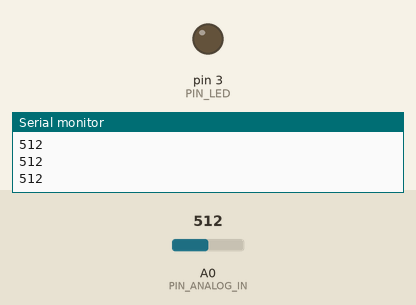
This sketch was run on a simulated Arduino Uno, built with avr-gcc and run on an emulated ATmega328P. Shown: output pins drawn as LEDs (lit = HIGH), the last lines printed to the serial monitor. Inputs (shaded band) come from the test bench; at power-on: A0 (PIN_ANALOG_IN) = 512.

Above: at 1.2 s.
1.3 s: A0 (PIN_ANALOG_IN) set to 212
2.8 s: A0 (PIN_ANALOG_IN) set to 189
At 3.8 s:
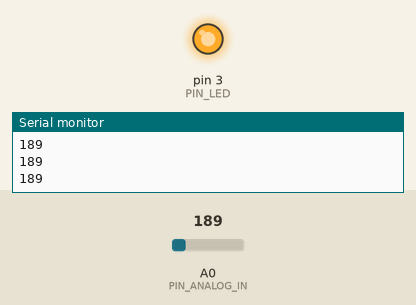
4.3 s: A0 (PIN_ANALOG_IN) set to 210
At 4.9 s:
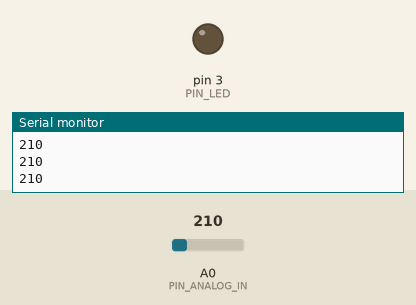
5.8 s: A0 (PIN_ANALOG_IN) set to 190
At 6.1 s:
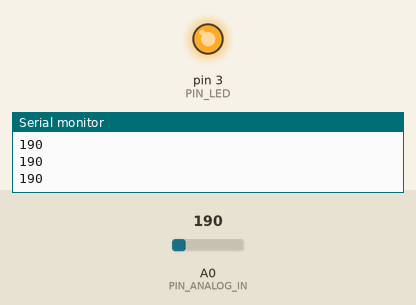
Timing chart, 0 to 8.3 s (numbered marks = the images above; inputs shaded):
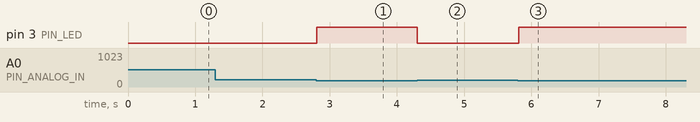

The sketch:

Night_Lamp.ino
```cpp
/*
 * 名称   : Night_Lamp
 * 功能   : 光敏传感器控制LED
 * 作者   : http://www.keyes-robot.com/
*/
int item = 0;  //设置item为0
int PIN_ANALOG_IN = A0;   //光敏传感器的引脚定义为A0
int PIN_LED = 3;   //LED的引脚定义为D3

void setup() {
  Serial.begin(9600); //设置串口波特率为9600
  pinMode(PIN_ANALOG_IN, INPUT);    //将传感器的引脚设置为输入模式
  pinMode(PIN_LED, OUTPUT);  // 设置led引脚为输出模式.
}

void loop() {
  item = analogRead(PIN_ANALOG_IN);    //读取传感器的模拟信号
  Serial.println(item);  //串口打印光敏传感器输出的模拟信号
  if (item > 200) {  //光照强度的模拟值大于200
    digitalWrite(PIN_LED, LOW);  //关闭LED
  } else {  //模拟值小于等于200
    digitalWrite(PIN_LED, HIGH);  //打开LED
  }
}
```

Measured:
- the behaviour switches between 201 and 200 on A0 (PIN_ANALOG_IN) (found by bisection; images 0 and 1)
- after the input at 2.8 s, pin 3 (PIN_LED): LOW → HIGH at once
- after the input at 4.3 s, pin 3 (PIN_LED): HIGH → LOW at once
- after the input at 5.8 s, pin 3 (PIN_LED): LOW → HIGH at once
